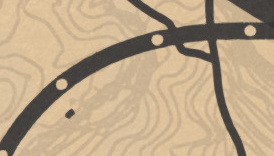
#> input picture tests/data/test.png, 274 x 156 px
$ python -i image_preprocessing.py   (imports and definitions only)
#> lines starting #> are read from the running program, lines starting #| are printed output that depends on the picture
"""
Image preprocessing for enhanced feature matching.
Q10 Method: Posterize (16 bins) + CLAHE for flat bright areas and meaningful features.
"""

import cv2
import numpy as np
from typing import Optional


class ImagePreprocessor:
    """Preprocessor using Q10 + custom LUT for terrain edge enhancement"""

    def __init__(self, bins: int = 16, clahe_clip: float = 2.0, clahe_grid: tuple = (8, 8),
                 use_custom_lut: bool = True):
        """
        Initialize preprocessor.

        Args:
            bins: Number of gray level bins for initial posterization (default 16)
            clahe_clip: CLAHE clip limit (default 2.0)
            clahe_grid: CLAHE tile grid size (default 8x8)
            use_custom_lut: Use custom LUT to enhance terrain edges (default True)
        """
        self.bins = bins
        self.use_custom_lut = use_custom_lut
        self.clahe = cv2.createCLAHE(clipLimit=clahe_clip, tileGridSize=clahe_grid)

        # Create custom LUT for terrain edge enhancement
        if use_custom_lut:
            self.custom_lut = self._create_terrain_lut()

    def _create_terrain_lut(self) -> np.ndarray:
        """
        Create custom LUT to enhance terrain edges.

        Based on Q10 histogram analysis:
        - Lightest grays (200+): flat terrain  ->  push to white
        - 2nd lightest (180-199): level changes  ->  pull down to create hard edges
        - Mid-dark (100-179): text/roads  ->  mid-gray
        - Darkest (<100):  ->  black

        Returns:
            256-element LUT array
        """
        lut = np.zeros(256, dtype=np.uint8)

        # Darkest: 0-99  ->  0-10
        lut[0:100] = np.linspace(0, 10, 100).astype(np.uint8)

        # Mid-dark: 100-179  ->  11-50
        lut[100:180] = np.linspace(11, 50, 80).astype(np.uint8)

        # 2nd lightest: 180-199  ->  51-100 (create hard edge for level changes)
        lut[180:200] = np.linspace(51, 100, 20).astype(np.uint8)

        # Lightest (flat terrain): 200-255  ->  220-255 (push to white)
        lut[200:256] = np.linspace(220, 255, 56).astype(np.uint8)

        return lut

    def posterize(self, img: np.ndarray, bins: Optional[int] = None) -> np.ndarray:
        """
        Posterize image to reduce gray levels.

        Args:
            img: Grayscale image
            bins: Number of bins (uses self.bins if None)

        Returns:
            Posterized image with reduced gray levels
        """
        if bins is None:
            bins = self.bins

        # Posterize: (value // bin_size) * bin_size
        bin_size = 256 // bins
        posterized = (img // bin_size) * bin_size
        return posterized.astype(np.uint8)

    def preprocess_grayscale(self, img_gray: np.ndarray) -> np.ndarray:
        """
        Apply Q10 + custom LUT preprocessing to grayscale image.

        Args:
            img_gray: Grayscale image (1 channel)

        Returns:
            Preprocessed grayscale image
        """
        # Stage 1: Posterize to 16 bins
        posterized = self.posterize(img_gray, bins=self.bins)

        # Stage 2: CLAHE to enhance local contrast
        enhanced = self.clahe.apply(posterized)

        # Stage 3: Apply custom LUT to enhance terrain edges
        if self.use_custom_lut:
            final = cv2.LUT(enhanced, self.custom_lut)
            return final

        return enhanced

    # [59 lines left out: functions preprocess_color_then_gray, preprocess_color_image, preprocess, not called in this run]


# Create singleton instance with custom LUT enabled
PREPROCESSOR = ImagePreprocessor(bins=16, clahe_clip=2.0, clahe_grid=(8, 8), use_custom_lut=True)


# [36 lines left out: functions preprocess_for_matching, simple_grayscale_resize, not called in this run]


def preprocess_with_resize(img: np.ndarray, target_size: tuple = None, scale: float = None) -> np.ndarray:
    """
    Optimized preprocessing: Resize in grayscale BEFORE posterization.

    This order preserves quality because resize interpolation works better
    with 256 gray levels than with posterized discrete values.

    Args:
        img: Input image (color or grayscale)
        target_size: (width, height) tuple, or None
        scale: Scale factor (e.g. 0.5), or None

    Returns:
        Preprocessed and resized grayscale image
    """
    # Convert to grayscale (256 levels - good for resize interpolation)
    if len(img.shape) == 3:
        gray = cv2.cvtColor(img, cv2.COLOR_BGR2GRAY)
    else:
        gray = img

    # Resize in 256-level grayscale (optimal interpolation quality)
    if target_size is not None:
        resized = cv2.resize(gray, target_size, interpolation=cv2.INTER_AREA)
    elif scale is not None:
        h, w = gray.shape
        resized = cv2.resize(gray, (int(w * scale), int(h * scale)), interpolation=cv2.INTER_AREA)
    else:
        resized = gray

    # Now apply posterization + CLAHE + LUT on the resized image
    return PREPROCESSOR.preprocess_grayscale(resized)

>>> import cv2
>>> picture = cv2.imread('../../tests/data/test.png')
#> picture is the input picture: shape (156, 274, 3); mean B, G, R 135.8, 165.8, 187.8
>>> result = preprocess_with_resize(picture)
#> in preprocess_with_resize, `gray = cv2.cvtColor(img, cv2.COLOR_BGR2GRAY)`:
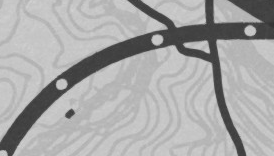
#> gray: shape (156, 274); min 50, max 211, mean 169
#> in preprocess_grayscale, `final = cv2.LUT(enhanced, self.custom_lut)`:
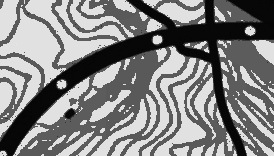
#> final: shape (156, 274); min 5, max 233, mean 131.8
